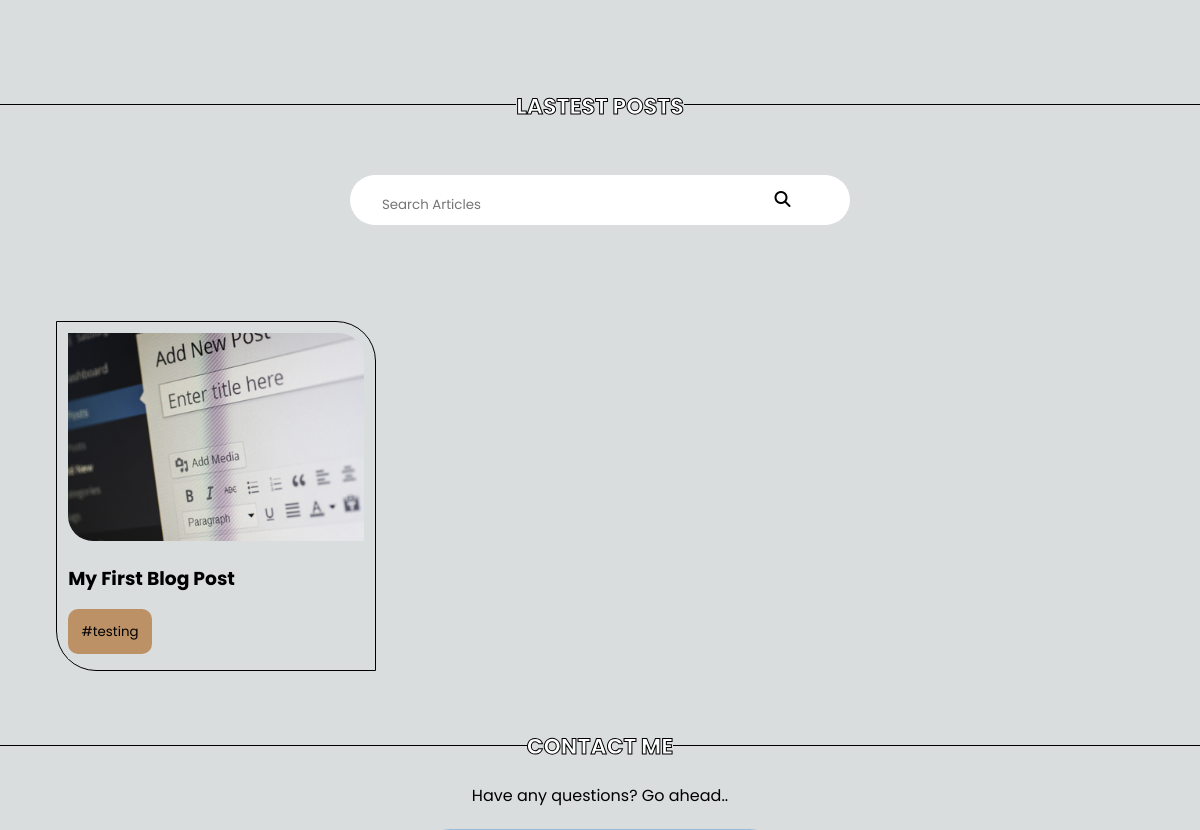
The app's page / (middle part), older data.
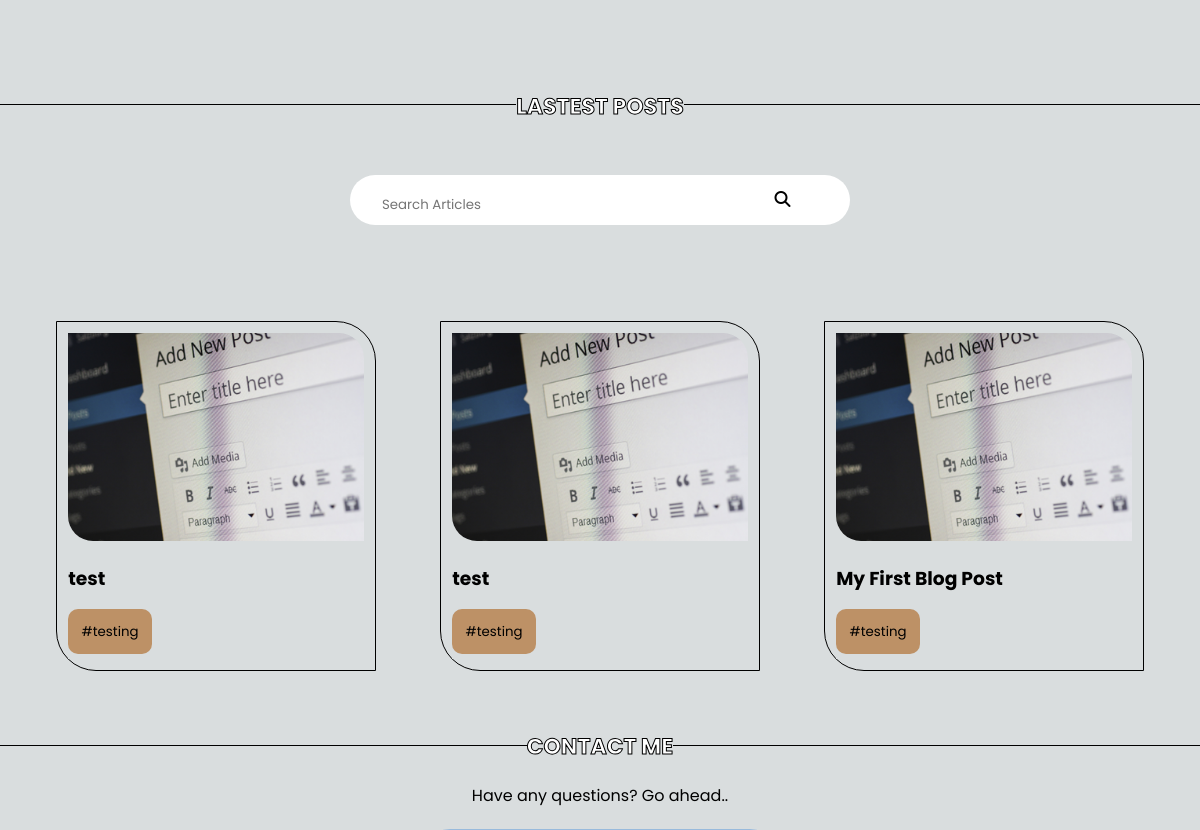
The same page, newer data.
### ba/models.py (models this page shows, shortened)
class Post(models.Model):
    title = models.CharField(max_length=100)
    image = models.ImageField(blank=True, null= True,upload_to="media/images/")
    summary = models.CharField(max_length=100)
    body = RichTextField(max_length=100000)
    slug = models.SlugField()
    category = models.ForeignKey(Category, on_delete=models.CASCADE)
    date_posted = models.DateTimeField(auto_now_add=True)
    class Meta:
        ordering = ["-date_posted"]
    def summary(self):
        return self.summary

class Category(models.Model):
    name = models.CharField(max_length= 100)
    def __str__(self):
        return self.name

### ba/views.py (the view, shortened to what this page needs)
# urls.py: 2. Add a URL to urlpatterns:  path('', views.home, name='home')
def home(request):
    if "q" in request.GET:
        q = request.GET["q"]
        search = Q(Q(title__icontains=q) | Q(category__name__icontains=q))
        posts = Post.objects.filter(search)
    else:
        posts = Post.objects.all()
    context = {
    "posts": posts
    }
    return render(request, "ba/home.html", context)

### ba/templates/ba/home.html (shortened to what this page needs)
{% extends 'ba/main.html' %} {% block content %} {% include "ba/navbar.html" %}
{% include "ba/heropage.html" %}
<h1 class="heading">Lastest Posts</h1>
<form class="search" method="get" action="">
  <input type="text" name="q" placeholder="Search Articles" />
  <a class="search-btn" href="#"
    ><i class="fa fa-search" aria-hidden="true"></i
  ></a>
</form>
<section class="container">
  {% for post in posts %}
  <div class="post-container">
    <img class="post-image" src="{{post.image.url}}" />
    <div class="post-body">
      <h3 class="post-title">
        <a href="{% url 'detailpost' post.slug %}" class="read-more"
          >{{ post.title }}</a
        >
      </h3>
      <br />
      <small class="category"> #{{post.category}} </small>
    </div>
  </div>
  {% endfor %}
</section>
<section class="contact_me" id="contact">
  <h1 class="heading">contact me</h1>
  <div class="contact_me_container">
    <h2 class="contact_me_text">Have any questions? Go ahead..</h2>
    {% include 'ba/contactForm.html' %}
  </div>
</section>
{% include 'ba/footer.html' %} {% endblock %}

Row changes from the older to the newer data that the page shows:
added Post: image (picture), title "test", category "testing"
added Post: image (picture), title "test", category "testing"
